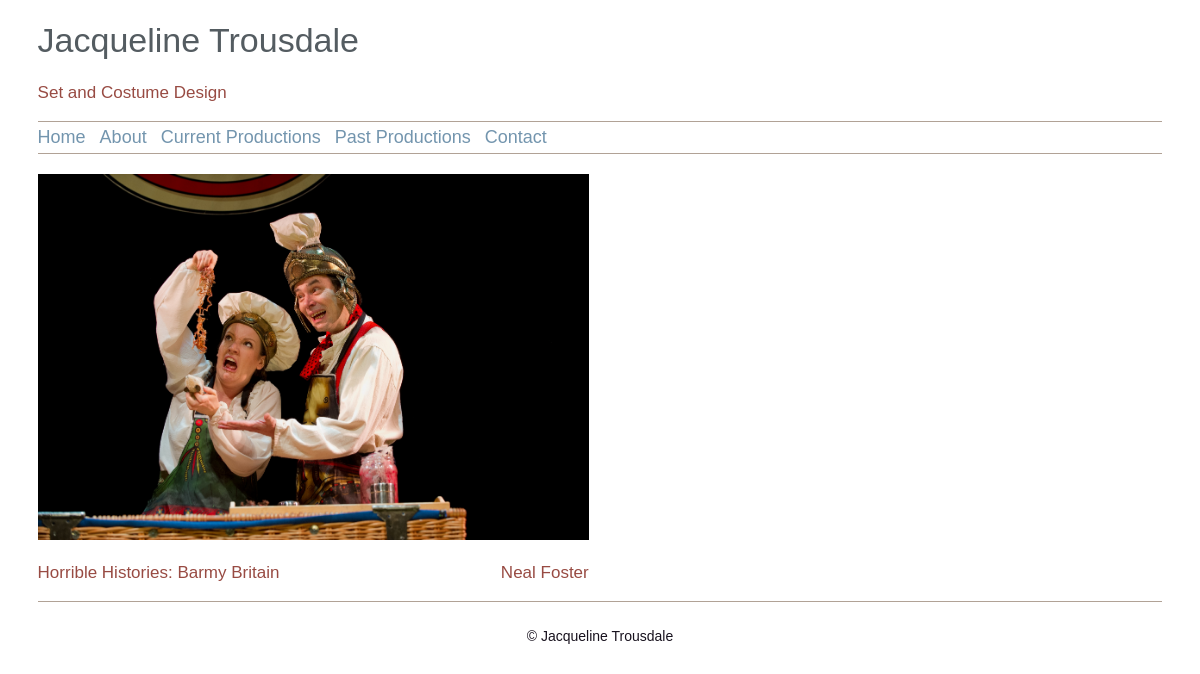
The page /current/ on the database as committed earlier.
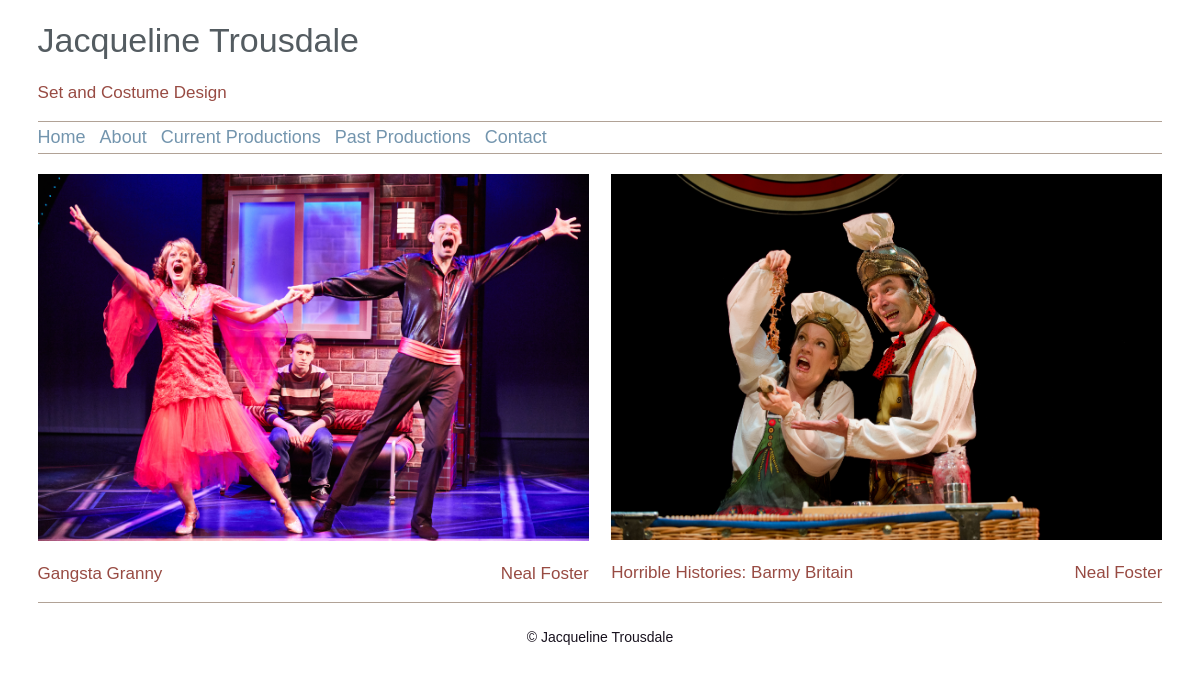
The same page on the database as committed later.
### shows/models.py (models this page shows, shortened)
class Category(models.Model):
	title = models.CharField(max_length=200)
	link = models.CharField(max_length=200)
	order = models.IntegerField(unique=True)
	class Meta:
		verbose_name_plural = "categories"

class Show(models.Model):
	category = models.ForeignKey(Category, on_delete = models.PROTECT, null=True)
	title = models.CharField(max_length=200)
	link = models.CharField(max_length=200, unique=True)
	start_date = models.DateField()
	end_date = models.DateField()
	director = models.CharField(max_length=200)
	company = models.CharField(max_length=200)
	description = models.TextField()
	homepage = models.BooleanField()
	company_page = models.CharField(max_length=300)
	site_live = models.BooleanField(null=False, default=False)
	poster = models.ImageField(upload_to='show_posters/')
	@property
	def main_image(self):
		try:
			image = self.imageelement_set.all().order_by('order')[0]
		except IndexError:
			return 0
		return image

class ImageElement(models.Model):
	show = models.ForeignKey(Show, on_delete = models.CASCADE, null=True)
	text_element = models.ForeignKey(TextElement, on_delete=models.CASCADE, null=True)
	post = models.ForeignKey(Post, on_delete=models.CASCADE, null=True)
	title = models.CharField(max_length=200, blank=True)
	description = models.TextField(null=True, blank=True)
	image = models.ImageField(upload_to=photo_directory_path)
	order = models.IntegerField(default=0)
	tag = models.CharField(max_length=200, null=True)
	def image_tag(self):
		return u'<image src="%s" height="200"/>' % self.image.url
	image_tag.short_description = 'Image'
	image_tag.allow_tags = True

### shows/views.py (the view)
# urls.py: url(r'^(?P<category_link>[-\w+]+)/$', views.overview, name='overview'),
def overview(request, category_link):
	try:
		category = Category.objects.get(link=category_link)
		shows = category.show_set.all()
	except Category.DoesNotExist:
		raise Http404("Category does not exist")
	except Show.DoesNotExist:
		raise Http404("Show does not exist")
	return render(request, 'shows/overview.html', {'menu': Category.objects.all().order_by('order'), 'category': category , 'shows': shows, 'text_elements': parseTextElement(category)})

### shows/views.py (called while the page is built)
def parseTextElement(category):
	text_elements = []
	for text in category.textelement_set.all():
		text_elements.append(parseMediaText(text.content, text_element=text))
	return text_elements

### shows/templates/shows/overview.html (shortened to what this page needs)
{% extends 'shows/base.html' %}
{%block content%}
{% for show in shows %}
{% if show.site_live %}
<a href="{% url 'show' show.category.link show.link %}">
	<div id="show_view" class="{%cycle 'left' 'right' %}">
			{% if show.main_image %}
				<img src="{{ show.main_image.image.url }}" id='show_view'/>
			{% endif %}
			<div class='left'><h3>{{show.title}}</h3></div>
			<div class='right'><h3>{{show.director}}</h3></div>
		</div>
</a>
{% endif %}
{% endfor %}
{% endblock %}

### shows/templates/shows/base.html (shortened to what this page needs)
<!DOCTYPE html>
{%load static%}
<html>
<head>
	<link rel='stylesheet' type='text/css' href="{% static 'shows/style.css' %}" />
</head>
<body>
<div id="container">
	<div id="header">
		<div id="title">
			<h1>Jacqueline Trousdale</h1>
			<h3>Set and Costume Design</h3>
		</div>
		<div id="menu">
			<li><a href="{% url 'index' %}">Home</a></li>
			{% for element in menu %}
				<li><a href="{% url 'overview' element.link %}">{{element.title}}</a></li>
			{% endfor %}
		</div>
	</div>
	<div id="content">
		{% block content %}
		{% endblock %}
		<div id='footer'>
			<p>&copy; Jacqueline Trousdale</p>
		</div>
	</div>
</div>
</body>
</html>

Rows that differ between the two databases and show on the page:
now on this page (row edited): Show: main_image.image (picture), title "Gangsta Granny", director "Neal Foster"
